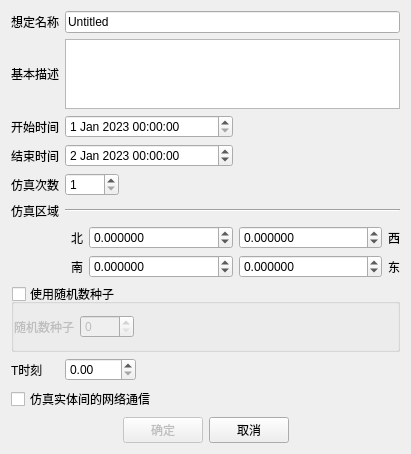
<?xml version="1.0" encoding="UTF-8"?>
<ui version="4.0">
 <class>ByyScnProfileWidget</class>
 <widget class="QWidget" name="ByyScnProfileWidget">
  <property name="geometry">
   <rect>
    <x>0</x>
    <y>0</y>
    <width>411</width>
    <height>430</height>
   </rect>
  </property>
  <property name="windowTitle">
   <string>想定基本信息</string>
  </property>
  <layout class="QVBoxLayout" name="verticalLayout_3">
   <item>
    <layout class="QHBoxLayout" name="horizontalLayout_2">
     <item>
      <widget class="QLabel" name="label_2">
       <property name="text">
        <string>想定名称</string>
       </property>
      </widget>
     </item>
     <item>
      <widget class="QLineEdit" name="nameEdit">
       <property name="text">
        <string>Untitled</string>
       </property>
      </widget>
     </item>
    </layout>
   </item>
   <item>
    <layout class="QHBoxLayout" name="horizontalLayout_10">
     <item>
      <widget class="QLabel" name="label_9">
       <property name="text">
        <string>基本描述</string>
       </property>
      </widget>
     </item>
     <item>
      <widget class="QTextEdit" name="outlineEdit"/>
     </item>
    </layout>
   </item>
   <item>
    <layout class="QHBoxLayout" name="horizontalLayout_7">
     <item>
      <widget class="QLabel" name="label_6">
       <property name="text">
        <string>开始时间</string>
       </property>
      </widget>
     </item>
     <item>
      <widget class="QDateTimeEdit" name="startTimeEdit">
       <property name="sizePolicy">
        <sizepolicy hsizetype="Expanding" vsizetype="Fixed">
         <horstretch>0</horstretch>
         <verstretch>0</verstretch>
        </sizepolicy>
       </property>
       <property name="dateTime">
        <datetime>
         <hour>0</hour>
         <minute>0</minute>
         <second>0</second>
         <year>2023</year>
         <month>1</month>
         <day>1</day>
        </datetime>
       </property>
       <property name="date">
        <date>
         <year>2023</year>
         <month>1</month>
         <day>1</day>
        </date>
       </property>
      </widget>
     </item>
     <item>
      <spacer name="horizontalSpacer_4">
       <property name="orientation">
        <enum>Qt::Horizontal</enum>
       </property>
       <property name="sizeHint" stdset="0">
        <size>
         <width>40</width>
         <height>20</height>
        </size>
       </property>
      </spacer>
     </item>
    </layout>
   </item>
   <item>
    <layout class="QHBoxLayout" name="horizontalLayout_8">
     <item>
      <widget class="QLabel" name="label_7">
       <property name="text">
        <string>结束时间</string>
       </property>
      </widget>
     </item>
     <item>
      <widget class="QDateTimeEdit" name="endTimeEdit">
       <property name="sizePolicy">
        <sizepolicy hsizetype="Expanding" vsizetype="Fixed">
         <horstretch>0</horstretch>
         <verstretch>0</verstretch>
        </sizepolicy>
       </property>
       <property name="dateTime">
        <datetime>
         <hour>0</hour>
         <minute>0</minute>
         <second>0</second>
         <year>2023</year>
         <month>1</month>
         <day>2</day>
        </datetime>
       </property>
       <property name="date">
        <date>
         <year>2023</year>
         <month>1</month>
         <day>2</day>
        </date>
       </property>
      </widget>
     </item>
     <item>
      <spacer name="horizontalSpacer_5">
       <property name="orientation">
        <enum>Qt::Horizontal</enum>
       </property>
       <property name="sizeHint" stdset="0">
        <size>
         <width>40</width>
         <height>20</height>
        </size>
       </property>
      </spacer>
     </item>
    </layout>
   </item>
   <item>
    <layout class="QHBoxLayout" name="horizontalLayout_11">
     <item>
      <widget class="QLabel" name="label_10">
       <property name="text">
        <string>仿真次数</string>
       </property>
      </widget>
     </item>
     <item>
      <widget class="QSpinBox" name="scnRunNSpinBox">
       <property name="minimum">
        <number>1</number>
       </property>
       <property name="maximum">
        <number>9999</number>
       </property>
      </widget>
     </item>
     <item>
      <spacer name="horizontalSpacer_3">
       <property name="orientation">
        <enum>Qt::Horizontal</enum>
       </property>
       <property name="sizeHint" stdset="0">
        <size>
         <width>40</width>
         <height>20</height>
        </size>
       </property>
      </spacer>
     </item>
    </layout>
   </item>
   <item>
    <layout class="QVBoxLayout" name="verticalLayout">
     <item>
      <layout class="QHBoxLayout" name="horizontalLayout_9">
       <item>
        <widget class="QLabel" name="label_8">
         <property name="text">
          <string>仿真区域</string>
         </property>
        </widget>
       </item>
       <item>
        <widget class="Line" name="line">
         <property name="sizePolicy">
          <sizepolicy hsizetype="Expanding" vsizetype="Fixed">
           <horstretch>0</horstretch>
           <verstretch>0</verstretch>
          </sizepolicy>
         </property>
         <property name="orientation">
          <enum>Qt::Horizontal</enum>
         </property>
        </widget>
       </item>
      </layout>
     </item>
     <item>
      <layout class="QGridLayout" name="gridLayout">
       <property name="leftMargin">
        <number>60</number>
       </property>
       <item row="0" column="0">
        <layout class="QHBoxLayout" name="horizontalLayout">
         <item>
          <widget class="QLabel" name="label">
           <property name="text">
            <string>北</string>
           </property>
          </widget>
         </item>
         <item>
          <widget class="QDoubleSpinBox" name="northSpinBox">
           <property name="sizePolicy">
            <sizepolicy hsizetype="Expanding" vsizetype="Fixed">
             <horstretch>0</horstretch>
             <verstretch>0</verstretch>
            </sizepolicy>
           </property>
           <property name="decimals">
            <number>6</number>
           </property>
           <property name="minimum">
            <double>-90.000000000000000</double>
           </property>
           <property name="maximum">
            <double>90.000000000000000</double>
           </property>
          </widget>
         </item>
        </layout>
       </item>
       <item row="0" column="1">
        <layout class="QHBoxLayout" name="horizontalLayout_4">
         <item>
          <widget class="QDoubleSpinBox" name="westSpinBox">
           <property name="sizePolicy">
            <sizepolicy hsizetype="Expanding" vsizetype="Fixed">
             <horstretch>0</horstretch>
             <verstretch>0</verstretch>
            </sizepolicy>
           </property>
           <property name="decimals">
            <number>6</number>
           </property>
           <property name="minimum">
            <double>-180.000000000000000</double>
           </property>
           <property name="maximum">
            <double>180.000000000000000</double>
           </property>
          </widget>
         </item>
         <item>
          <widget class="QLabel" name="label_3">
           <property name="text">
            <string>西</string>
           </property>
          </widget>
         </item>
        </layout>
       </item>
       <item row="1" column="0">
        <layout class="QHBoxLayout" name="horizontalLayout_3">
         <item>
          <widget class="QLabel" name="label_4">
           <property name="text">
            <string>南</string>
           </property>
          </widget>
         </item>
         <item>
          <widget class="QDoubleSpinBox" name="southSpinBox">
           <property name="sizePolicy">
            <sizepolicy hsizetype="Expanding" vsizetype="Fixed">
             <horstretch>0</horstretch>
             <verstretch>0</verstretch>
            </sizepolicy>
           </property>
           <property name="decimals">
            <number>6</number>
           </property>
           <property name="minimum">
            <double>-90.000000000000000</double>
           </property>
           <property name="maximum">
            <double>90.000000000000000</double>
           </property>
          </widget>
         </item>
        </layout>
       </item>
       <item row="1" column="1">
        <layout class="QHBoxLayout" name="horizontalLayout_5">
         <item>
          <widget class="QDoubleSpinBox" name="eastSpinBox">
           <property name="sizePolicy">
            <sizepolicy hsizetype="Expanding" vsizetype="Fixed">
             <horstretch>0</horstretch>
             <verstretch>0</verstretch>
            </sizepolicy>
           </property>
           <property name="decimals">
            <number>6</number>
           </property>
           <property name="minimum">
            <double>-180.000000000000000</double>
           </property>
           <property name="maximum">
            <double>180.000000000000000</double>
           </property>
          </widget>
         </item>
         <item>
          <widget class="QLabel" name="label_5">
           <property name="text">
            <string>东</string>
           </property>
          </widget>
         </item>
        </layout>
       </item>
      </layout>
     </item>
    </layout>
   </item>
   <item>
    <widget class="QGroupBox" name="radomSeedgroupBox">
     <property name="title">
      <string>使用随机数种子</string>
     </property>
     <property name="flat">
      <bool>true</bool>
     </property>
     <property name="checkable">
      <bool>true</bool>
     </property>
     <property name="checked">
      <bool>false</bool>
     </property>
     <layout class="QVBoxLayout" name="verticalLayout_2">
      <property name="leftMargin">
       <number>0</number>
      </property>
      <item>
       <layout class="QHBoxLayout" name="horizontalLayout_12">
        <item>
         <widget class="QLabel" name="label_11">
          <property name="text">
           <string>随机数种子</string>
          </property>
         </widget>
        </item>
        <item>
         <widget class="QSpinBox" name="radomSeedspinBox">
          <property name="maximum">
           <number>9999</number>
          </property>
         </widget>
        </item>
        <item>
         <spacer name="horizontalSpacer_6">
          <property name="orientation">
           <enum>Qt::Horizontal</enum>
          </property>
          <property name="sizeHint" stdset="0">
           <size>
            <width>40</width>
            <height>20</height>
           </size>
          </property>
         </spacer>
        </item>
       </layout>
      </item>
     </layout>
    </widget>
   </item>
   <item>
    <layout class="QHBoxLayout" name="horizontalLayout_13">
     <item>
      <widget class="QLabel" name="label_12">
       <property name="text">
        <string>T时刻     </string>
       </property>
      </widget>
     </item>
     <item>
      <widget class="QDoubleSpinBox" name="tSpinBox">
       <property name="maximum">
        <double>9999.989999999999782</double>
       </property>
      </widget>
     </item>
     <item>
      <spacer name="horizontalSpacer_7">
       <property name="orientation">
        <enum>Qt::Horizontal</enum>
       </property>
       <property name="sizeHint" stdset="0">
        <size>
         <width>40</width>
         <height>20</height>
        </size>
       </property>
      </spacer>
     </item>
    </layout>
   </item>
   <item>
    <widget class="QCheckBox" name="simNetworkCommCheckBox">
     <property name="text">
      <string>仿真实体间的网络通信</string>
     </property>
    </widget>
   </item>
   <item>
    <spacer name="verticalSpacer_4">
     <property name="orientation">
      <enum>Qt::Vertical</enum>
     </property>
     <property name="sizeHint" stdset="0">
      <size>
       <width>20</width>
       <height>40</height>
      </size>
     </property>
    </spacer>
   </item>
   <item>
    <layout class="QHBoxLayout" name="horizontalLayout_6">
     <item>
      <spacer name="horizontalSpacer">
       <property name="orientation">
        <enum>Qt::Horizontal</enum>
       </property>
       <property name="sizeHint" stdset="0">
        <size>
         <width>40</width>
         <height>20</height>
        </size>
       </property>
      </spacer>
     </item>
     <item>
      <widget class="QPushButton" name="pushButton">
       <property name="enabled">
        <bool>false</bool>
       </property>
       <property name="text">
        <string>确定</string>
       </property>
      </widget>
     </item>
     <item>
      <widget class="QPushButton" name="pushButton_2">
       <property name="text">
        <string>取消</string>
       </property>
      </widget>
     </item>
     <item>
      <spacer name="horizontalSpacer_2">
       <property name="orientation">
        <enum>Qt::Horizontal</enum>
       </property>
       <property name="sizeHint" stdset="0">
        <size>
         <width>40</width>
         <height>20</height>
        </size>
       </property>
      </spacer>
     </item>
    </layout>
   </item>
  </layout>
 </widget>
 <layoutdefault spacing="6" margin="11"/>
 <resources/>
 <connections/>
</ui>
